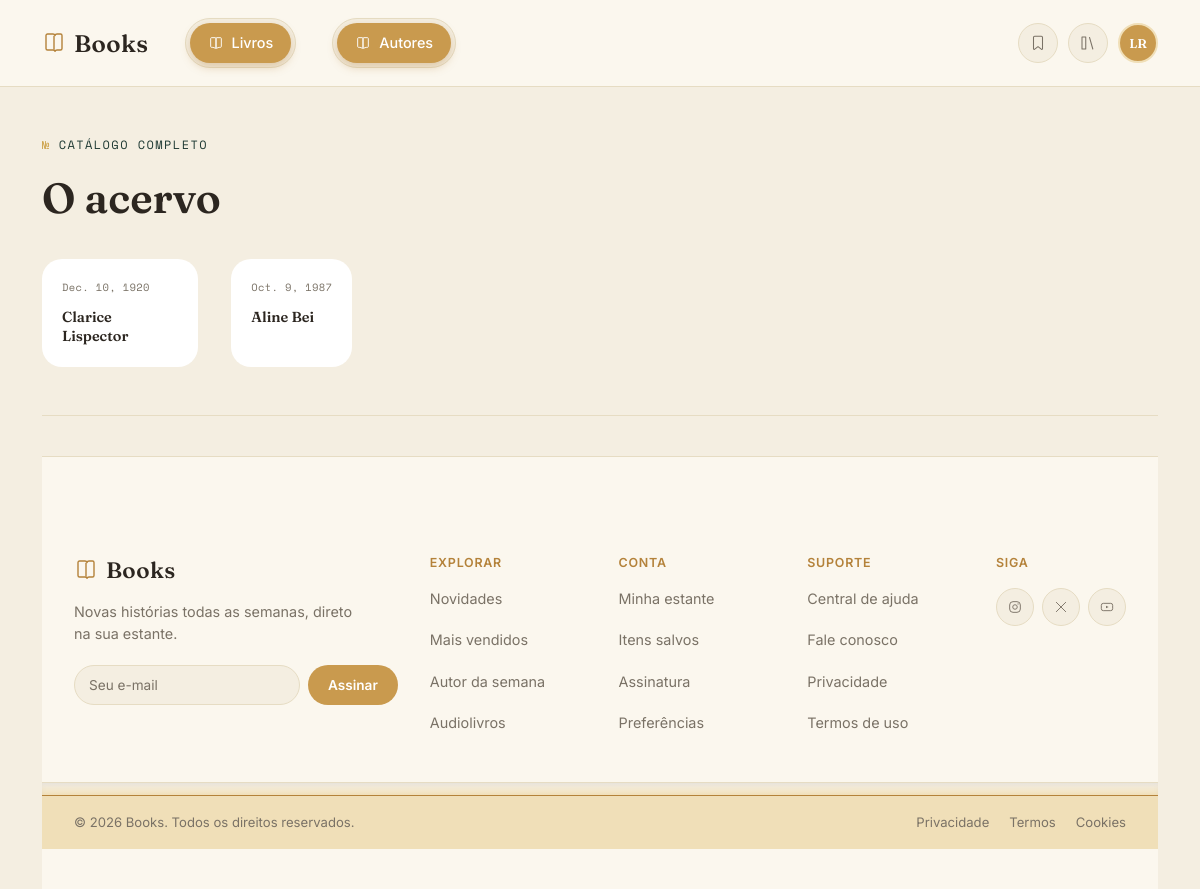
The page /autores/ on the database its author committed.
### autor/models.py (models this page shows, shortened)
class Autor(models.Model):
    nome = models.CharField(max_length=100, null=True)
    email = models.EmailField(blank=True)
    ano_nascimento = models.DateField(null=True)

### autor/views.py (the view)
# urls.py: path('', views.listarAutores, name='listar_autores'),
def listarAutores(request):
    autores = models.Autor.objects.all()
    return render(request, 'autor/listarAutores.html', {'autores': autores})

### autor/templates/autor/listarAutores.html (shortened to what this page needs)
{% extends "base.html" %}
{% load static %}
{% block links %}
<link rel="stylesheet" href="{% static 'css/Autores.css' %}">
{% endblock links %}
{% block main %}
  <div class="wrap">
    <div class="acervo-header">
      <span class="eyebrow">Catálogo completo</span>
      <h1>O acervo</h1>
    {% if autores %}
      <div class="acervo-grid">
        {% for autor in autores %}
          <a class="book-card" href="{% url 'detalhesAutor' autor.id %}">
            <div class="card-meta">
              <div class="catalog">
                {{ autor.ano_nascimento }}
              </div>
              <p class="title">{{ autor.nome }}</p>
            </div>
          </a>
        {% endfor %}
      </div>
    {% else %}
      <div class="empty-state">
        <span class="eyebrow">Nada encontrado</span>
      </div>
    {% endif %}
  </div>
{% endblock main %}

### autor/static/css/Autores.css (style rules this page uses)
:root { --bg: #FAF6EC; --bg-soft: #F1EADA; --card: #FFFFFF; --ink: #211D17; --ink-soft: #6B6357; --line: #E3DAC6; --primary: #1F3A34; --primary-light: #2E5148; --accent: #C99A3B; --accent-soft: #F0DDB0; --wood: #C7B79A; --wood-shadow: rgba(33,29,23,.22); --radius-sm: 6px; --radius-md: 12px; --radius-lg: 20px; --font-display: 'Fraunces', Georgia, serif; --font-body: 'Inter', system-ui, sans-serif; --font-mono: 'Space Mono', ui-monospace, monospace; }
*,*::before,*::after { box-sizing:border-box; }
html { scroll-behavior:smooth; }
body { margin:0; background:var(--bg); color:var(--ink); font-family:var(--font-body); line-height:1.55; -webkit-font-smoothing:antialiased; }
a { color:inherit; text-decoration:none; }
.wrap { max-width:1180px; margin:0 auto; padding:0 32px; }
.eyebrow { display:inline-flex; align-items:center; gap:8px; font-family:var(--font-mono); font-size:12px; letter-spacing:.12em; text-transform:uppercase; color:var(--primary); }
.eyebrow::before { content:'№'; color:var(--accent); }
.book-card { flex:0 0 156px; width:156px; display:flex; gap:10px; position:relative; z-index:1; }
.book-card .card-meta { background-color: #fff; border-radius: 20px; padding: 20px; display: flex; flex-direction: column; gap: 10px; }
.card-meta .catalog { font-family:var(--font-mono); font-size:10.5px; color:var(--ink-soft); letter-spacing:.03em; margin-bottom:3px; }
.card-meta .title { font-family:var(--font-display); font-weight:600; font-size:14.5px; line-height:1.25; margin:0 0 2px; }
.acervo-header { padding:44px 0 28px; border-bottom:1px solid var(--line); }
.acervo-header h1 { font-family:var(--font-display); font-weight:600; font-size:clamp(30px,4vw,42px); margin:10px 0 8px; }
.acervo-grid { display:grid; grid-template-columns:repeat(auto-fill,minmax(168px,1fr)); gap: 15px 20px; padding:20px 0 20px; }

### static/css/header.css (style rules this page uses)
:root { --cream-bg: #F4EEE1; --cream-card: #FBF7EE; --ink: #2C2620; --ink-soft: #7A7266; --gold: #C99A4E; --gold-deep: #B4823A; --gold-tint: #F0DFB8; --line: #E6DCC3; --shadow-card: 0 8px 24px rgba(44, 38, 32, 0.06); --font-display: "Fraunces", serif; --font-body: "Inter", sans-serif; }
* { box-sizing:border-box; }
body { margin:0; background:var(--cream-bg); font-family:var(--font-body); color:var(--ink); }

### static/css/footer.css (style rules this page uses)
:root { --cream-bg: #F4EEE1; --cream-card: #FBF7EE; --ink: #2C2620; --ink-soft: #7A7266; --gold: #C99A4E; --gold-deep: #B4823A; --gold-tint: #F0DFB8; --line: #E6DCC3; --font-display: "Fraunces", serif; --font-body: "Inter", sans-serif; }
* { box-sizing:border-box; }
body { margin:0; background:var(--cream-bg); font-family:var(--font-body); color:var(--ink); }

### rows shown on the page
Autor: ano_nascimento "Dec. 10, 1920", nome "Clarice Lispector"
Autor: ano_nascimento "Oct. 9, 1987", nome "Aline Bei"
